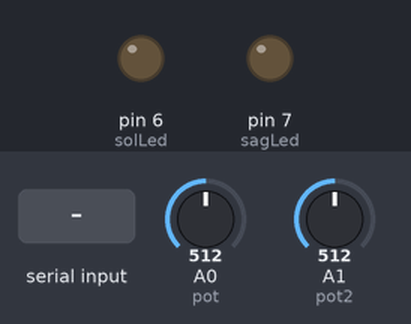
Bench run of a sketch on a simulated Arduino Uno, built with avr-gcc and run on an emulated ATmega328P. On the bench: output pins drawn as LEDs (lit = HIGH). Dashed ring = blinking. The inputs (shaded band) are chosen by the test bench; at power-on: A0 (pot) = 512, A1 (pot2) = 512. What the sketch prints to the serial monitor is not drawn.

Above: at 1.2 s.
1.3 s: "1" received over Serial
At 1.8 s:
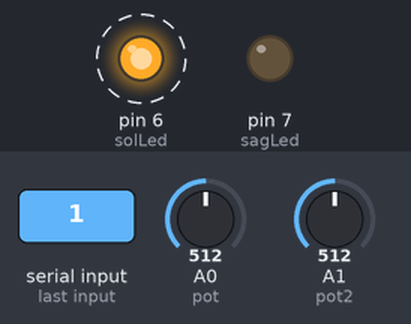
4.3 s: "2" received over Serial
At 6.2 s:
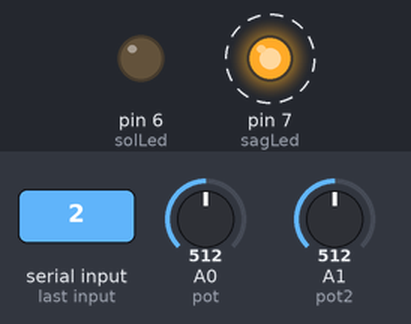
7.3 s: "3" received over Serial
At 9.2 s:
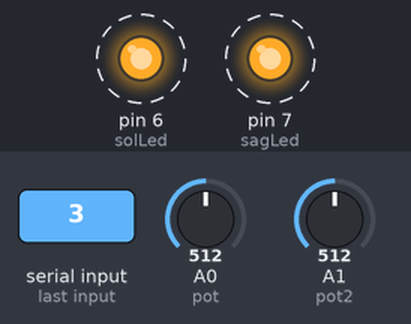
Timing chart, 0 to 18.9 s (numbered marks = the images above; inputs shaded):
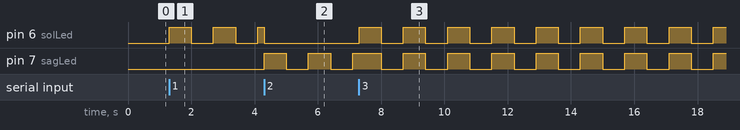

Measured:
- after the input at 1.3 s, pin 6 (solLed): alternates HIGH for 0.70 s and LOW for 0.70 s, starting at once
- after the input at 4.3 s, pin 7 (sagLed): alternates HIGH for 0.70 s and LOW for 0.70 s, starting at once
- after the input at 7.3 s, pin 6 (solLed): alternates HIGH for 0.70 s and LOW for 0.70 s, starting at once

The sketch:

Arduino_Code.ino
```cpp
#include <Thread.h>

#define pot A0
#define pot2 A1

const int solLed = 6;
const int sagLed = 7;

bool solSinyal, sagSinyal, far, geri, dortlu;

char message;

Thread threadDortlu= Thread();
Thread threadSolSinyal = Thread();
Thread threadSagSinyal = Thread();
Thread threadSendData = Thread();


float data[10];
float hiz, direksiyon, button;


void send_data(){

  hiz = analogRead(pot);
  direksiyon = analogRead(pot2);

  // Serial.println(hiz);
  // Serial.println(direksiyon);


  data[0] = map(hiz, 0, 1023, 0, 120);
  data[1] = map(direksiyon, 0, 1023, -100, 100);
  data[2] = 0;
  data[3] = map(hiz, 0, 1023, 0, 100);
  data[4] = 0;
  // Serial.println(data[2]);

  send(&data[0],&data[1],&data[2],&data[3],&data[4]);
}

void send(float* data1, float* data2, float* data3, float* data4, float* data5){

  byte* byteData1 = (byte*)(data1);
  byte* byteData2 = (byte*)(data2);
  byte* byteData3 = (byte*)(data3);
  byte* byteData4 = (byte*)(data4);
  byte* byteData5 = (byte*)(data5);
  byte buf[20] = {
    byteData1[0], byteData1[1], byteData1[2], byteData1[3],
    byteData2[0], byteData2[1], byteData2[2], byteData2[3],
    byteData3[0], byteData3[1], byteData3[2], byteData3[3],
    byteData4[0], byteData4[1], byteData4[2], byteData4[3],
    byteData5[0], byteData5[1], byteData5[2], byteData5[3]
    };
  Serial.write(buf, 20);
}

void sol_sinyal(){
  static bool solLedStatus = false;
  solLedStatus = !solLedStatus;

  digitalWrite(solLed, solLedStatus);
}

void sag_sinyal(){
  static bool sagLedStatus = false;
  sagLedStatus = !sagLedStatus;

  digitalWrite(sagLed, sagLedStatus);
}

void dortlu_sinyal(){
  static bool ledStatus = false;
  ledStatus = !ledStatus;

  digitalWrite(sagLed, ledStatus);
  digitalWrite(solLed, ledStatus);
}

void setup() {
  Serial.begin(9600);

  pinMode(A0, INPUT);
  pinMode(A1, INPUT);

  pinMode(solLed, OUTPUT);
  pinMode(sagLed, OUTPUT);

  digitalWrite(solLed,LOW);
  digitalWrite(sagLed,LOW);

  threadDortlu.onRun(dortlu_sinyal);
  threadDortlu.setInterval(700);

  threadSolSinyal.onRun(sol_sinyal);
  threadSolSinyal.setInterval(700);

  threadSagSinyal.onRun(sag_sinyal);
  threadSagSinyal.setInterval(700);

  threadSendData.onRun(send_data);
  threadSendData.setInterval(100);

}

void loop() {
  message=Serial.read();

  if (message == '1'){
    sagSinyal = false;
    dortlu = false;
    digitalWrite(sagLed,LOW);
    digitalWrite(solLed,LOW);

    solSinyal = !solSinyal;
  }
  else if ( message == '2'){
    solSinyal = false;
    dortlu = false;
    digitalWrite(sagLed,LOW);
    digitalWrite(solLed,LOW);

    sagSinyal = !sagSinyal;
  }
  else if ( message == '3'){
    sagSinyal = false;
    solSinyal = false;
    digitalWrite(sagLed,LOW);
    digitalWrite(solLed,LOW);

    dortlu= !dortlu;
  }

  if(threadSolSinyal.shouldRun() && solSinyal)
    threadSolSinyal.run();

  if(threadSagSinyal.shouldRun() && sagSinyal)
    threadSagSinyal.run();

  if(threadDortlu.shouldRun() && dortlu)
    threadDortlu.run();

  if(threadSendData.shouldRun())
    threadSendData.run();
}
```
